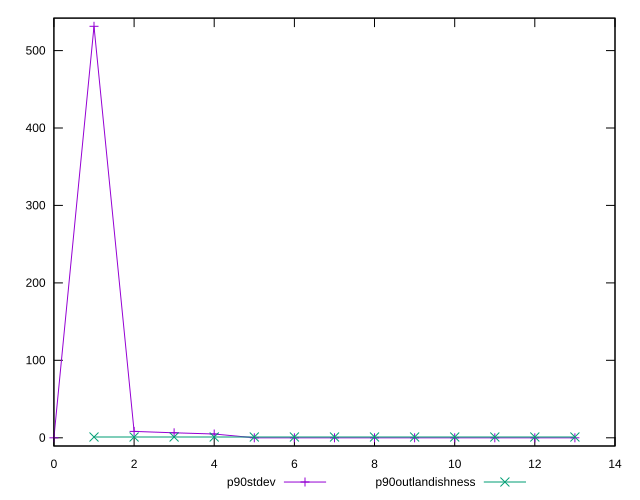

This chart was generated by the following gnuplot code:
reset
set terminal svg size 640, 500 enhanced background rgb 'white'
set output "reprap/uses-long-cache-ttl/progression/stddev.svg"

$p90Stdev <<EOF
0 0
1 524.221603789712
2 24.9325772599926
3 6.763036779090265
4 4.906798005488567
5 0
6 0
7 0
8 0
9 0
10 0
11 0
12 0
13 0
EOF

$p90Outlandishness <<EOF
1 1.0003846974439359
2 1.0000072253411214
3 1.0000061275351273
4 1.0000441137479468
5 1
6 1
7 1
8 1
9 1
10 1
11 1
12 1
13 1
EOF

set key outside below
set yrange [-10.484432075794242:534.7060358655062]

plot \
  $p90Stdev title "p90stdev" with linespoints, \
  $p90Outlandishness title "p90outlandishness" with linespoints, \


reset
